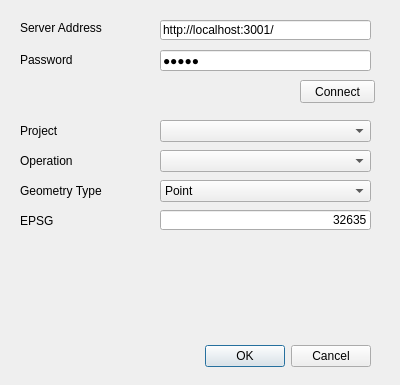
<?xml version="1.0" encoding="UTF-8"?>
<ui version="4.0">
 <class>FieldLinkDialogBase</class>
 <widget class="QDialog" name="FieldLinkDialogBase">
  <property name="geometry">
   <rect>
    <x>0</x>
    <y>0</y>
    <width>400</width>
    <height>385</height>
   </rect>
  </property>
  <property name="windowTitle">
   <string>FieldLink</string>
  </property>
  <widget class="QDialogButtonBox" name="button_box">
   <property name="enabled">
    <bool>true</bool>
   </property>
   <property name="geometry">
    <rect>
     <x>30</x>
     <y>340</y>
     <width>341</width>
     <height>32</height>
    </rect>
   </property>
   <property name="orientation">
    <enum>Qt::Horizontal</enum>
   </property>
   <property name="standardButtons">
    <set>QDialogButtonBox::Cancel|QDialogButtonBox::Ok</set>
   </property>
  </widget>
  <widget class="QLineEdit" name="serverAddress">
   <property name="geometry">
    <rect>
     <x>160</x>
     <y>20</y>
     <width>211</width>
     <height>20</height>
    </rect>
   </property>
   <property name="toolTip">
    <string>The Field Desktop Client you wish to pull the data from. If not localhost, an adress from the Local Network may be found under &quot;Settings&quot; in Field Desktop.</string>
   </property>
   <property name="text">
    <string>http://localhost:3001/</string>
   </property>
  </widget>
  <widget class="QLineEdit" name="password">
   <property name="geometry">
    <rect>
     <x>160</x>
     <y>50</y>
     <width>211</width>
     <height>21</height>
    </rect>
   </property>
   <property name="text">
    <string>hallo</string>
   </property>
   <property name="echoMode">
    <enum>QLineEdit::Password</enum>
   </property>
   <property name="placeholderText">
    <string>Password in Field Desktop</string>
   </property>
  </widget>
  <widget class="QComboBox" name="projectDropdown">
   <property name="geometry">
    <rect>
     <x>160</x>
     <y>120</y>
     <width>211</width>
     <height>22</height>
    </rect>
   </property>
  </widget>
  <widget class="QLabel" name="addressLabel">
   <property name="geometry">
    <rect>
     <x>20</x>
     <y>20</y>
     <width>91</width>
     <height>16</height>
    </rect>
   </property>
   <property name="text">
    <string>Server Address</string>
   </property>
  </widget>
  <widget class="QLabel" name="passwordLabel">
   <property name="geometry">
    <rect>
     <x>20</x>
     <y>50</y>
     <width>71</width>
     <height>20</height>
    </rect>
   </property>
   <property name="text">
    <string>Password</string>
   </property>
  </widget>
  <widget class="QLabel" name="projectLabel">
   <property name="geometry">
    <rect>
     <x>20</x>
     <y>120</y>
     <width>141</width>
     <height>21</height>
    </rect>
   </property>
   <property name="text">
    <string>Project</string>
   </property>
  </widget>
  <widget class="QPushButton" name="connectButton">
   <property name="geometry">
    <rect>
     <x>300</x>
     <y>80</y>
     <width>75</width>
     <height>23</height>
    </rect>
   </property>
   <property name="text">
    <string>Connect</string>
   </property>
  </widget>
  <widget class="QComboBox" name="operationsDropdown">
   <property name="geometry">
    <rect>
     <x>160</x>
     <y>150</y>
     <width>211</width>
     <height>22</height>
    </rect>
   </property>
  </widget>
  <widget class="QLabel" name="operationsLabel">
   <property name="geometry">
    <rect>
     <x>20</x>
     <y>150</y>
     <width>111</width>
     <height>21</height>
    </rect>
   </property>
   <property name="text">
    <string>Operation</string>
   </property>
  </widget>
  <widget class="QLabel" name="epsgLabel">
   <property name="geometry">
    <rect>
     <x>20</x>
     <y>210</y>
     <width>141</width>
     <height>21</height>
    </rect>
   </property>
   <property name="text">
    <string>EPSG</string>
   </property>
  </widget>
  <widget class="QLineEdit" name="epsg">
   <property name="geometry">
    <rect>
     <x>160</x>
     <y>210</y>
     <width>211</width>
     <height>20</height>
    </rect>
   </property>
   <property name="text">
    <string>32635</string>
   </property>
   <property name="alignment">
    <set>Qt::AlignRight|Qt::AlignTrailing|Qt::AlignVCenter</set>
   </property>
   <property name="placeholderText">
    <string>... EPSG Code</string>
   </property>
  </widget>
  <widget class="QComboBox" name="geomTypeDropdown">
   <property name="geometry">
    <rect>
     <x>160</x>
     <y>180</y>
     <width>211</width>
     <height>22</height>
    </rect>
   </property>
   <property name="currentText">
    <string>Point</string>
   </property>
   <item>
    <property name="text">
     <string>Point</string>
    </property>
   </item>
   <item>
    <property name="text">
     <string>Polygon</string>
    </property>
   </item>
   <item>
    <property name="text">
     <string>LineString</string>
    </property>
   </item>
  </widget>
  <widget class="QLabel" name="geomTypeLabel">
   <property name="geometry">
    <rect>
     <x>20</x>
     <y>180</y>
     <width>111</width>
     <height>21</height>
    </rect>
   </property>
   <property name="text">
    <string>Geometry Type</string>
   </property>
  </widget>
 </widget>
 <resources/>
 <connections>
  <connection>
   <sender>button_box</sender>
   <signal>accepted()</signal>
   <receiver>FieldLinkDialogBase</receiver>
   <slot>accept()</slot>
   <hints>
    <hint type="sourcelabel">
     <x>20</x>
     <y>20</y>
    </hint>
    <hint type="destinationlabel">
     <x>20</x>
     <y>20</y>
    </hint>
   </hints>
  </connection>
  <connection>
   <sender>button_box</sender>
   <signal>rejected()</signal>
   <receiver>FieldLinkDialogBase</receiver>
   <slot>reject()</slot>
   <hints>
    <hint type="sourcelabel">
     <x>20</x>
     <y>20</y>
    </hint>
    <hint type="destinationlabel">
     <x>20</x>
     <y>20</y>
    </hint>
   </hints>
  </connection>
 </connections>
</ui>
